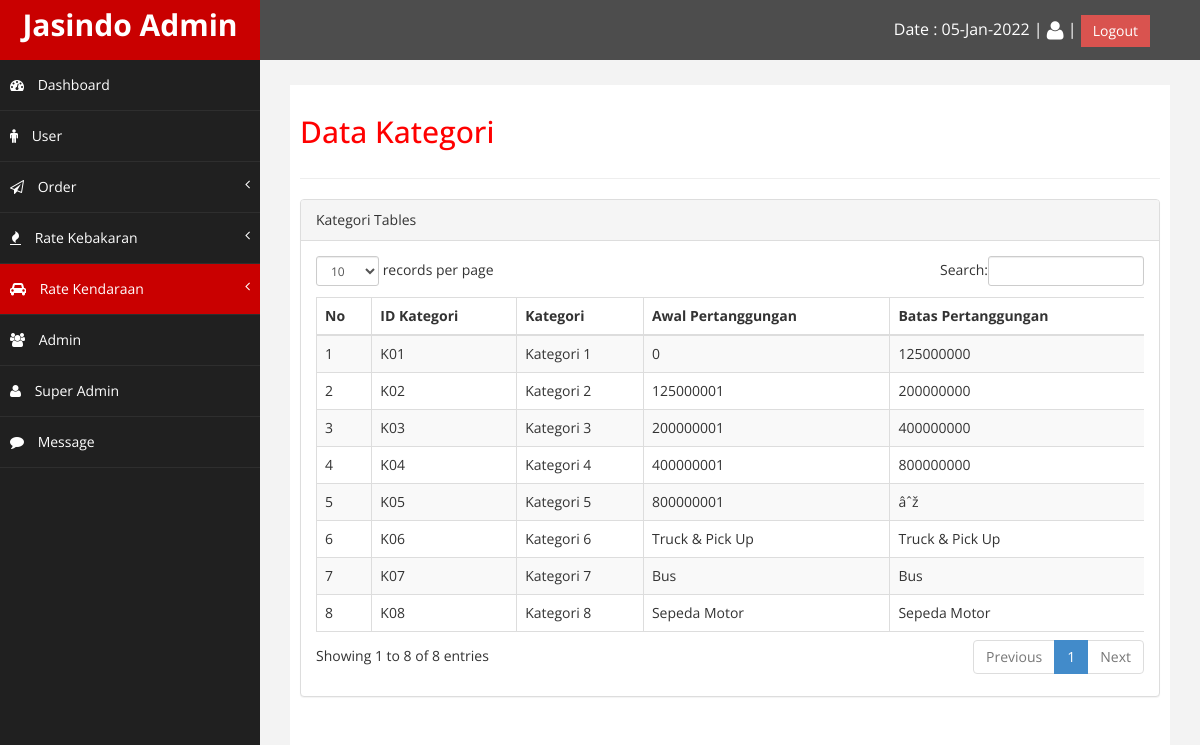
The app's page /admin/kategori.php (signed in) with its own data.
### tables this page shows
CREATE TABLE `kategori` (
  `no` int(8) NOT NULL,
  `id_kategori` varchar(10) NOT NULL,
  `kategori` varchar(15) NOT NULL,
  `tanggungan_awal` varchar(20) NOT NULL,
  `batas_tanggungan` varchar(20) NOT NULL
);

### admin/kategori.php (the view, shortened to what this page needs)
<!DOCTYPE html>
<html xmlns="http://www.w3.org/1999/xhtml">
<head>
    <link href="assets/css/bootstrap.css" rel="stylesheet" />
    <link href="assets/css/font-awesome.css" rel="stylesheet" />
    <link href="assets/css/custom.css" rel="stylesheet" />
    <link href="assets/js/dataTables/dataTables.bootstrap.css" rel="stylesheet" />
</head>
<body>
    <div id="wrapper">
        <nav class="navbar navbar-default navbar-cls-top " role="navigation" style="margin-bottom: 0">
            <div class="navbar-header">
                <a class="navbar-brand" href="beranda.php">Jasindo Admin</a>
            </div>
            <div style="color: white;
            padding: 15px 50px 5px 50px;
            float: right;
            font-size: 16px;"> Date : <?php echo date("d-M-Y"); ?> | <a href="profile.php" title="Profile" style="color: white;"><i class="fa fa-user fa-lg"></i></a> | <a href="logout.php" onclick="return konfirmasi()" class="btn btn-danger square-btn-adjust">Logout</a>
            </div>
        </nav>
                <nav class="navbar-default navbar-side" role="navigation">
                <div class="sidebar-collapse">
                <ul class="nav" id="main-menu">
                <li>
                <a href="beranda.php"><i class="fa fa-dashboard"></i> Dashboard</a>
                </li>
                <li>
                <a href="user.php"><i class="fa fa-male"></i> User</a>
                </li>
                <li>
                    <a href="#"><i class="fa fa-paper-plane-o"></i> Order<span class="fa arrow"></span></a>
                </li>
                <li>
                    <a href="#"><i class="fa fa-fire"></i> Rate Kebakaran<span class="fa arrow"></span></a>
                </li>
                <li>
                    <a class="active-menu" href="#"><i class="fa fa-automobile"></i> Rate Kendaraan<span class="fa arrow"></span></a>
                </li>
                <li>
                    <a href="admin.php"><i class="fa fa-users"></i> Admin</a>
                </li>
                <li>
                    <a href="superadmin.php"><i class="fa fa-user"></i> Super Admin</a>
                </li>
                <li>
                <a href="message.php"><i class="fa fa-comment"></i> Message</a>
                </li>
                </ul>
                </div>
                </nav>
        <div id="page-wrapper" >
            <div id="page-inner">
                <div class="row">
                    <div class="col-md-12">
                     <h2>Data Kategori</h2>
                    </div>
                </div>
                 <hr />
            <div class="row">
                <div class="col-md-12">
                    <div class="panel panel-default">
                        <div class="panel-heading">
                             Kategori Tables
                        </div>
                        <div class="panel-body">
                            <div class="table-responsive">
                                <table class="table table-striped table-bordered table-hover" id="dataTables-example">
                                    <thead>
                                        <tr>
                                            <th>No</th>
                                            <th>ID Kategori</th>
                                            <th>Kategori</th>
                                            <th>Awal Pertanggungan</th>
                                            <th>Batas Pertanggungan</th>
                                        </tr>
                                    </thead>
                                    <tbody>
                                    <?php
                                      $query = mysql_query ("SELECT * FROM kategori");
                                      $no=1;
                                      while ($var=mysql_fetch_array($query)) {
                                    ?>
                                    <tr>
                                    <td><?php echo $no ?></td>
                                    <td><?php echo $var ['id_kategori']; ?></td>
                                    <td><?php echo $var ['kategori']; ?></td>
                                    <td><?php echo $var ['tanggungan_awal']; ?></td>
                                    <td><?php echo $var ['batas_tanggungan']; ?></td>
                                    </tr>
                                    <?php
                                    $no++;
                                    }
                                    ?>
                                    </tbody>
                                </table>
                            </div>
                        </div>
                    </div>
                </div>
            </div>
            </div>
        </div>
    </div>
</body>
</html>

### admin/assets/css/custom.css (style rules this page uses)
body { font-family: 'Open Sans', sans-serif; }
#wrapper { width: 100%; background:#202020; }
#page-wrapper { padding: 15px 15px; min-height: 600px; background:#F3F3F3; }
#page-inner { width:100%; margin:10px 20px 10px 0px; background-color:#fff!important; padding:10px; min-height:1200px; }
h2 { color: #f00; }
.square-btn-adjust { border: 0px solid transparent; -webkit-border-radius: 0px; -moz-border-radius: 0px; border-radius: 0px; }
.navbar-cls-top .navbar-brand { color: #fff; background: #C90000; width: 260px; text-align: center; height: 60px; font-size: 30px; font-weight: 700; }
.active-menu { background-color:#C90000!important; }
.arrow { float: right; }
.fa.arrow:before { content: "\f104"; }
.sidebar-collapse , .sidebar-collapse .nav { background:none; }
.sidebar-collapse .nav { padding:0; }
.sidebar-collapse .nav > li > a { color:#fff; background:#202020; text-shadow:none; }
.sidebar-collapse > .nav > li > a { padding:15px 10px; }
.sidebar-collapse > .nav > li { border-bottom: 1px solid rgba(107, 108, 109, 0.19); }
.navbar-side { border:none; background-color: #202020; }
.navbar-cls-top { background:#4D4D4D; border-bottom:none; }
.navbar-default { border:0px solid black; }
.navbar-header { background: #A70303; }
.nav > li > a > i { margin-right:10px; }
@media (min-width:768px) { #page-wrapper { margin: 0 0 0 260px; padding: 15px 30px; min-height: 1200px; } }
@media (min-width:768px) { .navbar-side { z-index: 1; position: absolute; width: 260px; } }
@media (min-width:768px) { .navbar { border-radius: 0px; } }

### records on screen
kategori: id_kategori "K01", kategori "Kategori 1", tanggungan_awal "0", batas_tanggungan "125000000"
kategori: id_kategori "K02", kategori "Kategori 2", tanggungan_awal "125000001", batas_tanggungan "200000000"
kategori: id_kategori "K03", kategori "Kategori 3", tanggungan_awal "200000001", batas_tanggungan "400000000"
kategori: id_kategori "K04", kategori "Kategori 4", tanggungan_awal "400000001", batas_tanggungan "800000000"
kategori: id_kategori "K05", kategori "Kategori 5", tanggungan_awal "800000001", batas_tanggungan "âˆž"
kategori: id_kategori "K06", kategori "Kategori 6", tanggungan_awal "Truck & Pick Up", batas_tanggungan "Truck & Pick Up"
kategori: id_kategori "K07", kategori "Kategori 7", tanggungan_awal "Bus", batas_tanggungan "Bus"
kategori: id_kategori "K08", kategori "Kategori 8", tanggungan_awal "Sepeda Motor", batas_tanggungan "Sepeda Motor"
